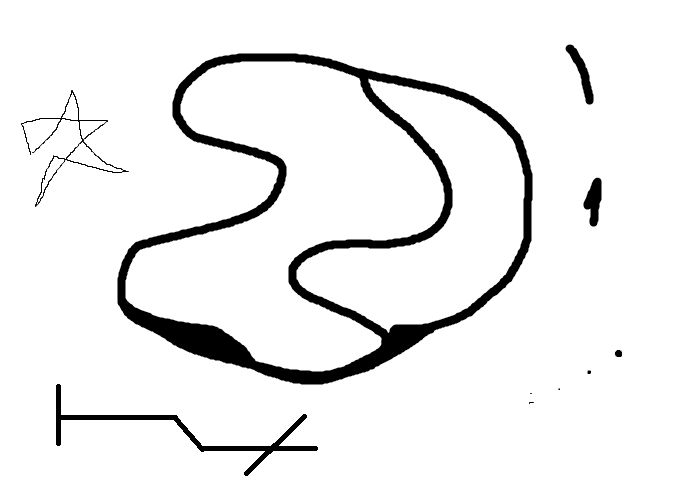
//> input picture _Traitement_image_test/img.png, 692 x 482 px
$ ./OpenCV_tester   (built with g++ and OpenCV 4)
//> lines starting //> are read from the running program, lines starting //| are printed output that depends on the picture; after the words box and inside, x2 and y2 are one past the last pixel; in counts of white or black regions, pixels touching at a corner belong together
//> further down, image is the input picture: 482 rows x 692 cols, CV_8UC1; min 0, max 255, mean 238
### _generation_trajectoire/skeleton.h
#pragma once

#include <iostream>
#include <cstdio>
#include <ctime>
#include <vector>

#include <opencv2/opencv.hpp>

#include "utilitaire.h"

#define POINT_SPACING 5

void morphological_skeleton(cv::Mat* image);
cv::Mat amincissement(cv::Mat image, cv::Mat element);
cv::Mat rotate45(cv::Mat _m);
void matrixVisual(cv::Mat _m);

### _generation_trajectoire/utilitaire.h
#pragma once

#include <iostream>
#include <Windows.h>
#include <time.h>

#include <opencv2/opencv.hpp>

#define SEPARATOR_LENGTH 120

void printSeparator(std::string title);
void printVoidSeparator(char character);
void showCurrentPoint(cv::Mat skeleton, cv::Point pt, uint scale);
void drawTrajectories(cv::Mat skeleton, std::vector<std::vector<cv::Point>> trajectories, uint pointPerFrame, uint scale);
void fusionTrajectories(std::vector<std::vector<cv::Point>> trajIn, std::vector<std::vector<cv::Point>>* trajOut, uint distanceMax);
void lightenTrajectories(std::vector<std::vector<cv::Point>> trajIn, std::vector<std::vector<cv::Point>>* trajOut, uint spacing);

### _generation_trajectoire/traj_gene.h
#pragma once

#include <iostream>
#include <cstdio>
#include <ctime>
#include <vector>
#include <algorithm>

#include <opencv2/opencv.hpp>

#include "utilitaire.h"
#include "skeleton.h"

typedef struct { cv::Point pt; std::vector<cv::Point> voisins; } ptClef;

void trajectoryGeneration(cv::Mat image, cv::Mat skeleton, bool ebranchage, std::vector<std::vector<cv::Point>>* trajectories);
int getRegion(cv::Mat img, cv::Mat* region);
void pointsInRegion(cv::Mat skeleton, cv::Mat region, cv::Mat result);
void ebrancher(cv::Mat image);
void trajectoryInRegion(cv::Mat skeleton, std::vector<std::vector<cv::Point>>* trajectories);
bool isKeyPointOrNear(cv::Point pt, std::vector<ptClef> ptsClefs);
void removeNearOfKeyPoint(cv::Point pt, std::vector<ptClef>* ptsClefs);

### _generation_trajectoire/utlitaire.cpp
#include "utilitaire.h"

using namespace std;
using namespace cv;


void printSeparator(string title)
{
	int nbrSpace = 5;
	int nbrEqual = SEPARATOR_LENGTH - title.length() - 2 * nbrSpace;

	string affichage;

	for (int i = 0; i < nbrEqual / 2; i++)
	{
		affichage += "=";
	}

	for (int i = 0; i < nbrSpace; i++)
	{
		affichage += " ";
	}

	affichage += title;

	for (int i = 0; i < nbrSpace; i++)
	{
		affichage += " ";
	}

	for (int i = 0; i < nbrEqual / 2; i++)
	{
		affichage += "=";
	}

	if (title.length() % 2 == 1)
		affichage += "=";

	cout << endl << affichage << endl;
}

void printVoidSeparator(char character)
{
	string affichage;

	for (int i = 0; i < SEPARATOR_LENGTH; i++)
	{
		affichage += character;
	}

	cout << endl << endl << affichage << endl;
}


void showCurrentPoint(Mat skeleton, Point pt, uint scale)
{
//> called with pt = Point(0, 0), scale = 3
	Mat toprint(skeleton.size(), CV_8UC3, Scalar(0));

	for (int i = 0; i < skeleton.rows; i++)
	{
		for (int j = 0; j < skeleton.cols; j++)
		{
			if (skeleton.at<uchar>(i, j))
			{
				toprint.at<Vec3b>(i, j) = Vec3b(255, 255, 255);
			}
		}
	}
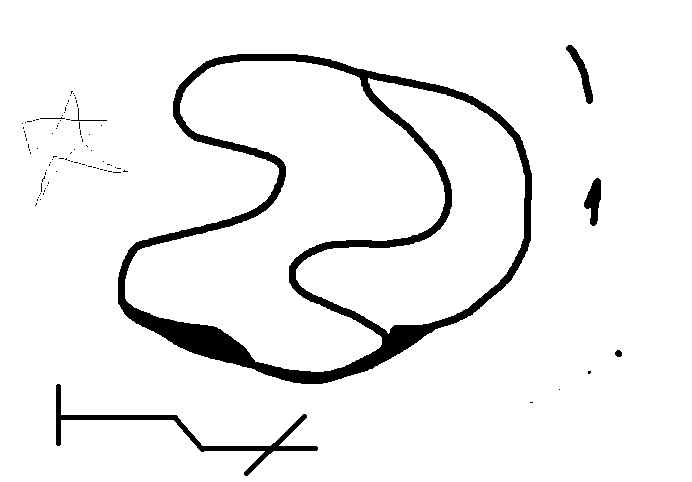
//> toprint: 482 rows x 692 cols, CV_8UC3; 94.1% white; 93 black regions (86 under 20 px), largest, box (x1, y1, x2, y2) and area: (118, 54, 532, 384) 16350, (56, 384, 318, 476) 2057, (584, 178, 601, 226) 478

	if (pt != Point(0, 0))
		circle(toprint, pt, 5, Vec3b(0, 0, 255));

	resize(toprint, toprint, Size(toprint.size().width * scale, toprint.size().height * scale), scale, scale, INTER_NEAREST_EXACT);
//> toprint: 1446 rows x 2076 cols, CV_8UC3; 94.1% white; 93 black regions (53 under 20 px), largest, box (x1, y1, x2, y2) and area: (354, 162, 1596, 1152) 147150, (168, 1152, 954, 1428) 18513, (1752, 534, 1803, 678) 4302
	imshow("Current Point", toprint);
	waitKey(0);
}

void drawTrajectories(cv::Mat skeleton, std::vector<std::vector<cv::Point>> trajectories, uint pointPerFrame, uint scale)
{
	//Matrice pour l'affichage progressif des données;
	Mat drawing = Mat(skeleton.size(), CV_8UC3, Scalar(0));

	//initialisation pour l'utilisation de rand()
	srand(time(NULL));

	for (int i = 0; i < trajectories.size(); i++)
	{
		Vec3b couleur(rand() % 205 + 50, rand() % 205 + 50, rand() % 205 + 50);

		for (int j = 0; j < trajectories[i].size(); j++)
		{

			drawing.at<Vec3b>(trajectories[i][j]) = couleur;
			if (j % pointPerFrame == 0)
			{
				Mat temp = drawing;
				resize(temp, temp, Size(temp.size().width * scale, temp.size().height * scale), scale, scale, INTER_NEAREST_EXACT);
				imshow("Trajectoires", temp);
				waitKey(0);
			}
		}
	}

}

void fusionTrajectories(vector<vector<Point>> trajIn, vector<vector<Point>>* trajOut, uint distanceMax)
{
	//Trajectoires de sorties
	vector<vector<Point>> out;
	int index = 0;

	//Tableau de bool pour savoir quelles trajectoires on deja été ajoutée à out
	int nbrTraj = trajIn.size();
	bool* trajDone = new bool[nbrTraj];
	bool allTrajDone = false;

	//On initialise le tableau
	for (int i = 0; i < nbrTraj; i++)
	{
		trajDone[i] = false;
	}

	//On ajoute la premiere trajectoire à a sortie
	out.push_back(trajIn[0]);
	trajDone[0] = true;

	Point lastPoint = out.back().back();

	//Tant qu'on a pas fait toutes les trajectoires
	do
	{
		uint distanceMin2 = -1; // Over nine thousand
		int closerIndex = -1;
		bool isReversed = false;
		uint oldIndex = index;

		lastPoint = out.back().back();
		//On calcul la distance avec le point le plus proche parmis les extrémités des autres trajectoires non faites
		for (int i = 0; i < nbrTraj; i++)
		{
			if (!trajDone[i]) // On ne prend que les trajectoire pas deja ajoutee à la sortie
			{
				uint dist = pow(lastPoint.x - trajIn[i][0].x, 2) + pow(lastPoint.y - trajIn[i][0].y, 2);
				//On calcul la distance par rapport au premier point
				if (distanceMin2 > dist)
				{
					distanceMin2 = dist;
					closerIndex = i;
					isReversed = false;
				}
				dist = pow(lastPoint.x - trajIn[i].back().x, 2) + pow(lastPoint.y - trajIn[i].back().y, 2);
				//On calcul la distance par rapport au dernier point
				if (distanceMin2 > dist)
				{
					distanceMin2 = dist;
					closerIndex = i;
					isReversed = true;
				}
			}
		}

		//Si la distance est suffisemment petite
		if (sqrt(distanceMin2) < distanceMax)
		{

		}
		else
		{
			index++;

		}

		vector<Point> temp = trajIn[closerIndex];
		trajDone[closerIndex] = true;

		if (isReversed)
			reverse(temp.begin(), temp.end());

		if (index == oldIndex)
			out[index].insert(out[index].end(), temp.begin(), temp.end());
		else
			out.push_back(temp);

		//On vérifie si on a ajouté toutes les trajectoires
		allTrajDone = true;
		for (int i = 0; i < nbrTraj; i++)
		{
			allTrajDone = allTrajDone && trajDone[i];
		}
	} while (!allTrajDone);

	//On desalloue le tableau de bool
	delete[] trajDone;

	//On copie la sortie dans la variable passée en paramètre
	*trajOut = out;
}

void lightenTrajectories(vector<vector<Point>> trajIn, vector<vector<Point>>* trajOut, uint spacing)
{
	//Trajectoires de sorties
	vector<vector<Point>> out = trajIn;
	int nbrTraj = trajIn.size();

	for (int i = 0; i < nbrTraj; i++)
	{
		int index = 0;
		while (index + spacing < out[i].size())
		{
			for (int j = 0; j < spacing; j++)
			{
				out[i].erase(out[i].begin() + index + 1);
			}
			index++;
		}
		for (int j = index; j < out[i].size() - 1; j++)
		{
			out[i].erase(out[i].begin() + index + 1);
		}
	}


	//On assigne out à la variable par référence
	*trajOut = out;
}

### _generation_trajectoire/skeleton.cpp
#include "skeleton.h"

using namespace cv;
using namespace std;


/// <summary>
/// Fonction implémentant un algorithme  de squelettisation par amincissement
/// </summary>
/// <param name="image"></param>
/// <returns></returns>
void morphological_skeleton(Mat* image)
{
	//Negatif
	for (int i = 0; i < image->rows; i++)
	{
		for (int j = 0; j < image->cols; j++)
		{
			image->at<uchar>(i, j) = 255 - image->at<uchar>(i, j);
		}
	}

	//Sauvegarde de l'image de base pour l'affichage post-algorithme
	Mat image2 = image->clone();

	const int blackRatio = 8;

	for (int i = 0; i < image2.rows; i++)
	{
		for (int j = 0; j < image2.cols; j++)
		{
			image2.at<uchar>(i, j) = (image2.at<uchar>(i, j) + (blackRatio - 1) * 255) / blackRatio;
		}
	}

	printSeparator("Debut de l'algorithme de squelettisation.");
	cout << endl;

	clock_t start = clock();
	//Morphological skeleton
	cout << "\tBinarisation de l'image..." << endl;
	threshold(*image, *image, 12, 255, THRESH_BINARY);
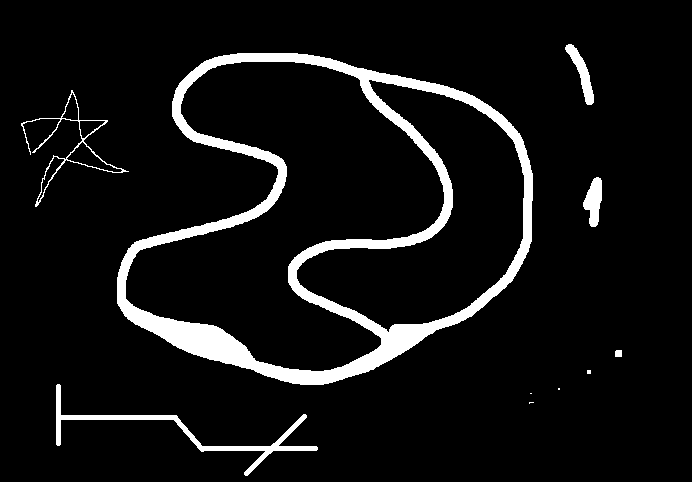
//> image: 482 rows x 692 cols, CV_8UC1; 7.3% white; 10 white regions (4 under 20 px), largest, box (x1, y1, x2, y2) and area: (117, 53, 533, 385) 20383, (56, 384, 318, 476) 2057, (21, 90, 129, 207) 729, (565, 44, 594, 105) 602, (583, 177, 602, 227) 601, (615, 350, 622, 357) 48
	Mat skeleton = image->clone();

	const int elem_size = 3;


	const int familySize = 8;

	//Initialization des éléments structurants de la famille Mskel
	Mat* mskel = new Mat[familySize];

	for (int i = 0; i < familySize; i++)
	{
		mskel[i] = Mat(Size(3, 3), CV_8U, Scalar(0));
	}

	//On définit l'élément de base connexité 8 (en négatif)
	// 0	= noir
	// 127	= X (no care)
	// 255	= blanc
	mskel[0].at<uchar>(0, 0) = 0;
	mskel[0].at<uchar>(0, 1) = 0;
	mskel[0].at<uchar>(0, 2) = 0;
	mskel[0].at<uchar>(1, 0) = 127;
	mskel[0].at<uchar>(1, 1) = 255;
	mskel[0].at<uchar>(1, 2) = 127;
	mskel[0].at<uchar>(2, 0) = 255;
	mskel[0].at<uchar>(2, 1) = 255;
	mskel[0].at<uchar>(2, 2) = 255;

	mskel[1].at<uchar>(0, 0) = 0;
	mskel[1].at<uchar>(0, 1) = 0;
	mskel[1].at<uchar>(0, 2) = 127;
	mskel[1].at<uchar>(1, 0) = 0;
	mskel[1].at<uchar>(1, 1) = 255;
	mskel[1].at<uchar>(1, 2) = 255;
	mskel[1].at<uchar>(2, 0) = 127; //Pour connexité 4, jsute remplacer celui-là par 255, 127 pour 8 connexité
	mskel[1].at<uchar>(2, 1) = 255;
	mskel[1].at<uchar>(2, 2) = 127;

	////affichage de mskel
	//cout << "Mskel 1 :" << endl;
	//matrixVisual(mskel[0]);

	////affichage de mskel
	//cout << "Mskel 2 :" << endl;
	//matrixVisual(mskel[1]);

	//Construction des autres matrices par rotation de 45°
	for (int i = 1; i < familySize / 2; i++)
	{
		mskel[i * 2] = rotate45(rotate45(mskel[i * 2 - 2]));

		mskel[i * 2 + 1] = rotate45(rotate45(mskel[i * 2 - 2 + 1]));

		// [5 lines of commented-out code are left out]
	}

	cout << "\tExtraction du squelette..." << endl;
	//int count = 0;
	bool done;
	do
	{
		Mat ref = skeleton.clone();

		//count++;
		for (int i = 0; i < familySize; i++)
		{
			skeleton = amincissement(skeleton, mskel[i]);
		}

		Mat diff;
		subtract(ref, skeleton, diff);

		// [4 lines of commented-out code are left out]

		done = (countNonZero(diff) == 0);
	} while (!done);
//> this loop made 18 passes
//> done on passes 1 to 8: false, false, false, false, false, false, false, false
//> pass 1, in morphological_skeleton, `subtract(ref, skeleton, diff);`:
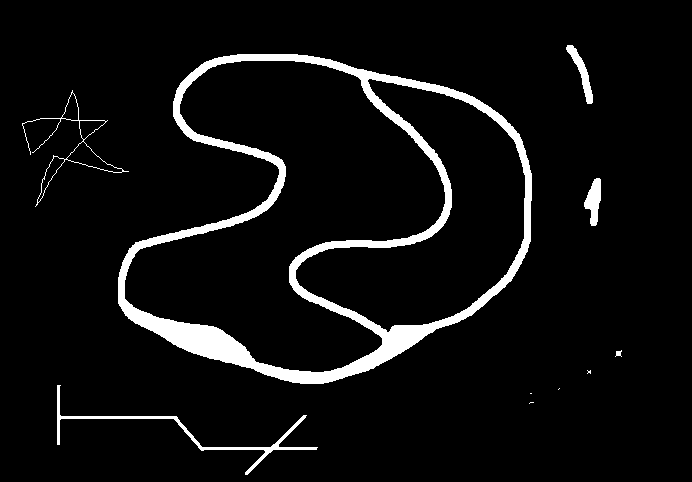
//> skeleton: 482 rows x 692 cols, CV_8UC1; 6% white; 10 white regions (4 under 20 px), largest, box (x1, y1, x2, y2) and area: (118, 54, 532, 384) 17124, (57, 385, 318, 475) 1317, (584, 178, 601, 226) 493, (22, 90, 129, 207) 492, (566, 45, 593, 104) 477, (615, 350, 622, 357) 29
//> pass 1, in morphological_skeleton, `subtract(ref, skeleton, diff);`:
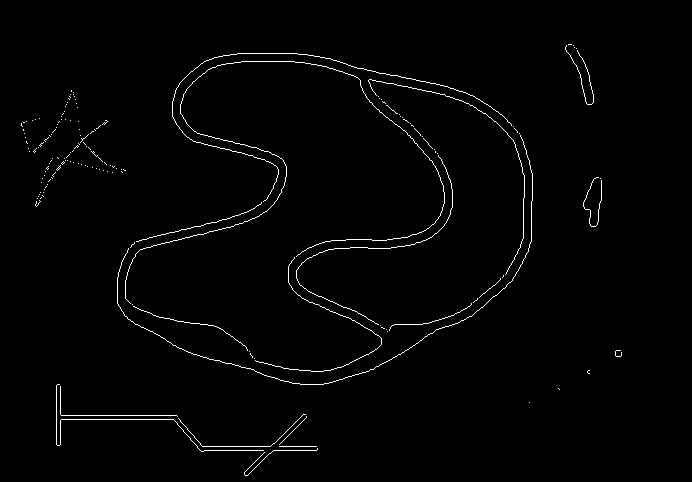
//> diff: 482 rows x 692 cols, CV_8UC1; 1.3% white in thin lines or dots, all inside (x1, y1, x2, y2) = (21, 44, 622, 476)
//> pass 2, in morphological_skeleton, `subtract(ref, skeleton, diff);`:
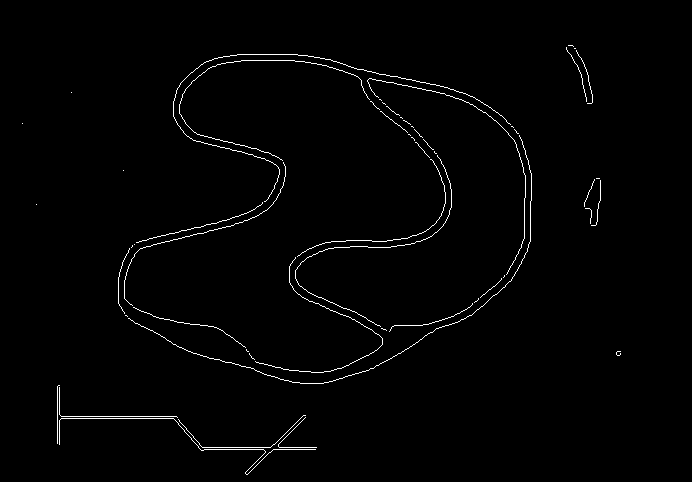
//> diff: 482 rows x 692 cols, CV_8UC1; 1.3% white in thin lines or dots, all inside (x1, y1, x2, y2) = (22, 45, 621, 475)
//> after the loop:
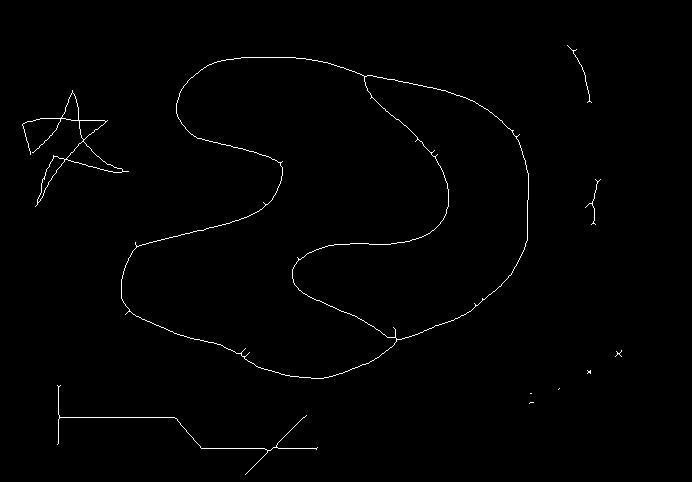
//> skeleton: 482 rows x 692 cols, CV_8UC1; 0.82% white in thin lines or dots, all inside (x1, y1, x2, y2) = (22, 45, 622, 475)

	std::cout << "\tSquelette extrait. Temps ecoule :  " << ((double)clock() - (double)start) / (double)CLOCKS_PER_SEC << " secondes" << endl;

	cvtColor(image2, image2, COLOR_GRAY2BGR);
//> image2: 482 rows x 692 cols, CV_8UC3

	for (int i = 0; i < image->rows; i++)
	{
		for (int j = 0; j < image->cols; j++)
		{
			if (skeleton.at<uchar>(i, j) == 255)
				image2.at<Vec3b>(i, j) = Vec3b(0, 0, 255);
		}
	}
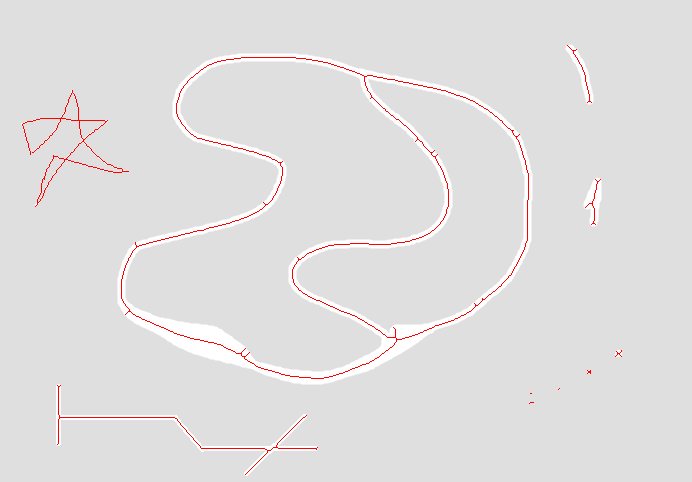
//> image2: 482 rows x 692 cols, CV_8UC3; mean B, G, R 223, 223, 225.1

	// [4 lines of commented-out code are left out]

	*image = skeleton.clone();

	delete[] mskel;


	printSeparator("Fin de l'algorithme de squelettisation.");
//> (the rest of the program and of its run is left out)
